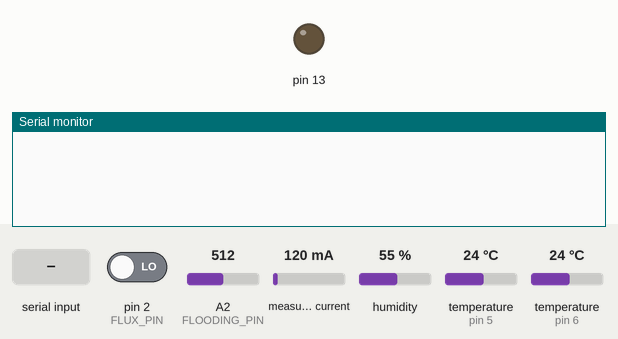
A sketch run on a simulated Arduino Uno, built with avr-gcc and run on an emulated ATmega328P. Shown: output pins drawn as LEDs (lit = HIGH), the last lines printed to the serial monitor. The inputs (shaded band) are chosen by the test bench; at power-on: pin 2 (FLUX_PIN) LOW, A2 (FLOODING_PIN) = 512, measured current 120 mA, humidity 55 %, temperature (sensors on pin 5, pin 6) 24 °C.

Above: at 1.2 s.
1.3 s: "1" received over Serial
At 3.7 s:
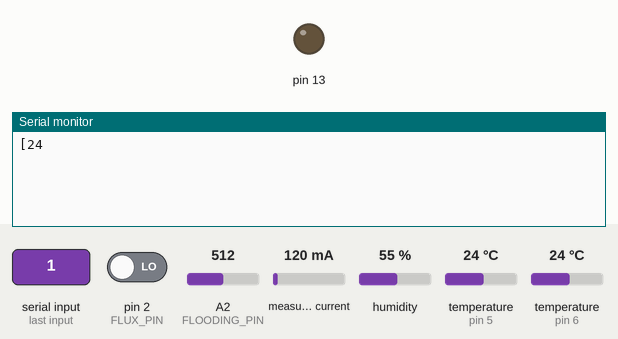
At 4.4 s:
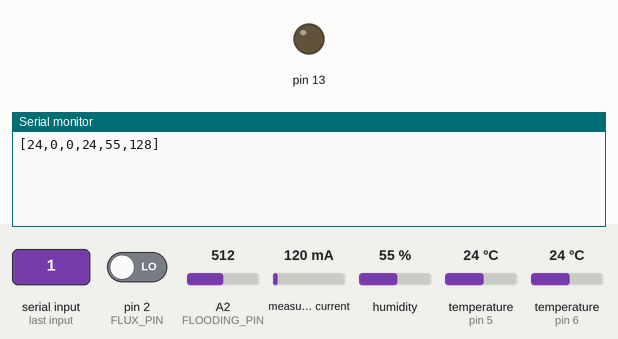

Measured:
- after the input at 1.3 s, the serial monitor: prints a new line after 1.6 s (image 1)

The sketch:

ew19_mcu_sensor.ino
```cpp
#include "DHT.h"

// Included libraries
#include <Wire.h>
#include <math.h>
#include <EmonLib.h>
#include <OneWire.h>
#include <DallasTemperature.h>
#include <SoftwareSerial.h>


//Contants
#define EMON_CALIB      111.0
#define EMON_IRMS_CALIB  1480

// Device address
#define I2C_ADDR        0x30

#define DATA_TYPE uint8_t

// Pins declaration
#define FLOODING_PIN     A2
#define RELAY_PIN        4
#define CURRENT_PIN      A1
#define FLUX_PIN         2
#define ONE_WIRE_BUS     6
#define DHT11_PIN        5

// I2C registers descriptions
#define EVENT_GET_PUMP_RPM      0x30
#define EVENT_GET_PUMP_NOVELTY  0x31
#define EVENT_GET_PUMP_TEMP     0x32
#define EVENT_GET_PUMP_CURRENT  0x33
#define EVENT_GET_PUMP_FLUX     0x34
#define EVENT_GET_ENV_TEMP      0x35
#define EVENT_GET_ENV_HUM       0x36
#define EVENT_GET_FLOODING      0x37

DATA_TYPE VALUE_PUMP_RPM      = 30;
DATA_TYPE VALUE_PUMP_NOVELTY  = 31;
DATA_TYPE VALUE_PUMP_TEMP     = 32;
DATA_TYPE VALUE_PUMP_CURRENT  = 33;
DATA_TYPE VALUE_PUMP_FLUX     = 34;
DATA_TYPE VALUE_ENV_TEMP      = 35;
DATA_TYPE VALUE_ENV_HUM       = 36;
DATA_TYPE VALUE_FLOODING      = 37;


volatile int int0count = 0;
uint8_t EVENT = 0;
OneWire  ds(ONE_WIRE_BUS);
DallasTemperature sensors(&ds);
float pumpTemp;
int pumpRpm, pumpNovelty, pumpCurrent, pumpFlux, extTemp, extHum, flooding;
EnergyMonitor pumpSensor;
DHT dht(DHT11_PIN, DHT11);

void setup() {
  Serial.begin(115200);
  attachInterrupt(0, interrupt0Handler, RISING);
  pinMode(FLUX_PIN, INPUT);
  // Input pins
  sensors.begin();
  dht.begin();
  // Output pin muxing
  pinMode(13, OUTPUT);

  pumpSensor.current(CURRENT_PIN, EMON_CALIB);

  // I2c slave mode enabling
  Wire.begin(I2C_ADDR);
  Wire.onRequest(requestEvent); // data request to slave
  Wire.onReceive(receiveEvent); // data slave received


}

void loop() {
  sensors.requestTemperatures();
  double Irms = pumpSensor.calcIrms(EMON_IRMS_CALIB);
  int0count = 0;

  sei();
  delay(500);
  cli();

  pumpFlux  = int0count;

  pumpRpm = 123;
  pumpNovelty = 10;
  pumpCurrent = (DATA_TYPE) Irms;
  pumpTemp = sensors.getTempCByIndex(0);
  extTemp = dht.readTemperature();; // DHT11
  extHum = dht.readHumidity(); //  DHT11
  flooding = analogRead(FLOODING_PIN);

  VALUE_PUMP_RPM      = (DATA_TYPE) 0;
  VALUE_PUMP_NOVELTY  = (DATA_TYPE) 0;
  VALUE_PUMP_TEMP     = (DATA_TYPE) pumpTemp;
  VALUE_PUMP_CURRENT  = (DATA_TYPE) pumpCurrent;
  VALUE_PUMP_FLUX     = (DATA_TYPE) pumpFlux;
  VALUE_ENV_TEMP      = (DATA_TYPE) extTemp;
  VALUE_ENV_HUM       = (DATA_TYPE) extHum;
  VALUE_FLOODING      = (DATA_TYPE) (flooding >> 2);


//  Serial.print("rpm: ");
//  Serial.print(VALUE_PUMP_RPM);
//  Serial.print(" pn: ");
//  Serial.print(VALUE_PUMP_NOVELTY);
  if(Serial.available() > 0){
      if(Serial.read() == '1'){
        Serial.print("[");
        Serial.print(VALUE_PUMP_TEMP);
        Serial.print(",");
        Serial.print(VALUE_PUMP_CURRENT);
        Serial.print(",");
        Serial.print(VALUE_PUMP_FLUX);
        Serial.print(",");
        Serial.print(VALUE_ENV_TEMP);
        Serial.print(",");
        Serial.print(VALUE_ENV_HUM);
        Serial.print(",");
        Serial.print(VALUE_FLOODING);
        Serial.println("]");
     }
  }

}


void interrupt0Handler(){
  int0count++;
}


// I2C management
void receiveEvent(int countToRead) {
  byte x;
  while (0 < Wire.available()) {
    x = Wire.read();
    //Serial.println(x, HEX);
  }
  String message = "Receive event: ";
  String out = message + x;
  EVENT = x;
}

void requestEvent() {
  String event_s = "0xFF";
  switch (EVENT) {
    case EVENT_GET_PUMP_RPM:
      Wire.write(VALUE_PUMP_RPM);
      break;
    case EVENT_GET_PUMP_NOVELTY:
      Wire.write(VALUE_PUMP_NOVELTY);
      break;
    case EVENT_GET_PUMP_TEMP:
      Wire.write(VALUE_PUMP_TEMP);
      break;
    case EVENT_GET_PUMP_CURRENT:
      Wire.write(VALUE_PUMP_CURRENT);
      break;
    case EVENT_GET_PUMP_FLUX:
      Wire.write(VALUE_PUMP_FLUX);
      break;
    case EVENT_GET_ENV_TEMP:
      Wire.write(VALUE_ENV_TEMP);
      break;
    case EVENT_GET_ENV_HUM:
      Wire.write(VALUE_ENV_HUM);
      break;
    case EVENT_GET_FLOODING:
      Wire.write(VALUE_FLOODING);
      break;
    default:
      Wire.write(0xFF);
      break;
    }
}
```
